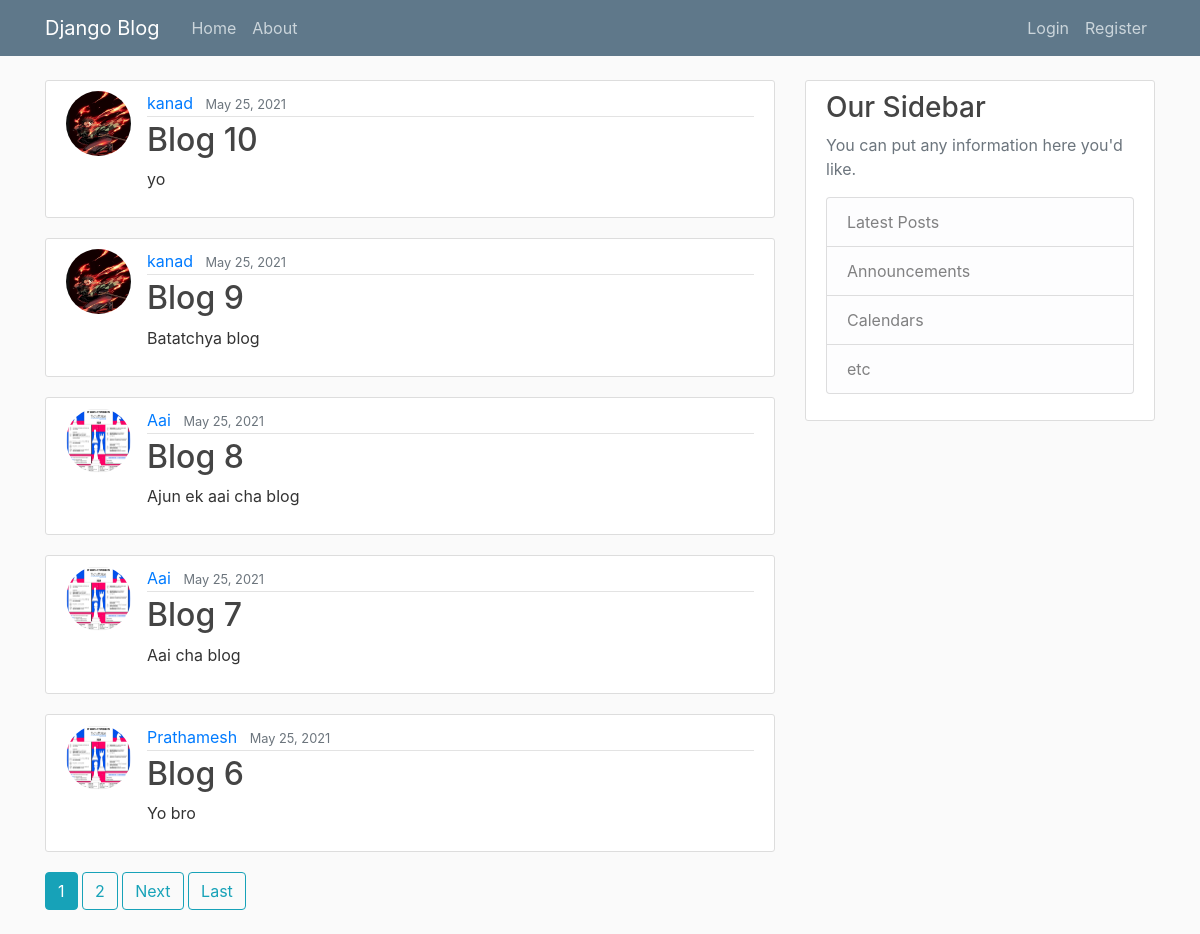
The page / on the database its author committed.
### blog/models.py (models this page shows, shortened)
class Post(models.Model):
    title = models.CharField(max_length = 100)
    content = models.TextField()
    date_posted = models.DateTimeField(default = timezone.now)
    author = models.ForeignKey(User, on_delete = models.CASCADE)

### users/models.py (models this page shows, shortened)
class Profile(models.Model):
    user = models.OneToOneField(User,on_delete=models.CASCADE)
    image = models.ImageField(default = 'default.jpg',upload_to = 'profile_pics')

### blog/views.py (the view)
# urls.py: path('', PostListView.as_view(), name = 'blog-home'),
class PostListView(ListView):
    model = Post
    template_name = 'blog/home.html'
    context_object_name = 'posts'
    ordering = ['-date_posted']   #This is for ordering by latest posted.
    paginate_by = 5 #Create pages for the webpage so that too much content is not their on one page, here 5 posts per page

### blog/templates/blog/home.html (shortened to what this page needs)
{% extends "blog/base.html" %}
{% block content %}
    {% for post in posts %}
        <article class="media content-section">
            <img class = "rounded-circle article-img" src = "{{ post.author.profile.image.url }}">
            <div class="media-body">
                <div class="article-metadata">
                    <a class="mr-2" href="{% url 'user-posts' post.author.username %}">{{ post.author }}</a>
                    <small class="text-muted">{{ post.date_posted|date:"F d, Y" }}</small>
                </div>
                <h2><a class="article-title" href="{% url 'post-detail' post.id %}">{{ post.title }}</a></h2>
                <p class="article-content">{{ post.content }}</p>
            </div>
        </article>
    {% endfor %}
    {% if is_paginated %}
        {% for num in page_obj.paginator.page_range %}
            {% if page_obj.number == num %}
                <a class = "btn btn-info mb-4" href = "?page={{ num }}">{{ num }}</a>
            {% elif num > page_obj.number|add:'-3' and num < page_obj.number|add:'3' %}
                <a class = "btn btn-outline-info mb-4" href = "?page={{ num }}">{{ num }}</a>
            {% endif %}
        {% endfor %}
        {% if page_obj.has_next %}
            <a class = "btn btn-outline-info mb-4" href = "?page={{ page_obj.next_page_number }}">Next</a>
            <a class = "btn btn-outline-info mb-4" href = "?page={{ page_obj.paginator.num_pages }}">Last</a>
        {% endif %}
    {% endif %}
{% endblock content %}

### blog/templates/blog/base.html (shortened to what this page needs)
{% load static %}
<!DOCTYPE html>
<html>
    <head>
        <link rel="stylesheet" href="https://stackpath.bootstrapcdn.com/bootstrap/4.1.3/css/bootstrap.min.css">
        <link rel = "stylesheet" type = "text/css" href = "{% static 'blog/main.css' %}">
    </head>
    <body>
        <header class="site-header">
            <nav class="navbar navbar-expand-md navbar-dark bg-steel fixed-top">
                <div class="container">
                    <a class="navbar-brand mr-4" href="{% url 'blog-home' %}">Django Blog</a>
                    <div class="collapse navbar-collapse" id="navbarToggle">
                        <div class="navbar-nav mr-auto">
                            <a class="nav-item nav-link" href="{% url 'blog-home' %}">Home</a>
                            <a class="nav-item nav-link" href="{% url 'blog-about' %}">About</a>
                        </div>
                        <div class="navbar-nav">
                            {% if user.is_authenticated %}
                                <a class="nav-item nav-link" href="{% url 'profile' %}">Profile</a>
                                <a class="nav-item nav-link" href="{% url 'post-create' %}">New Post</a>
                                <a class="nav-item nav-link" href="{% url 'logout' %}">Logout</a>
                            {% else %}
                                <a class="nav-item nav-link" href="{% url 'login' %}">Login</a>
                                <a class="nav-item nav-link" href="{% url 'register' %}">Register</a>
                            {% endif %}
                        </div>
                    </div>
                </div>
            </nav>
        </header>
        <main role="main" class="container">
            <div class="row">
                <div class="col-md-8">
                    {% block content %}{% endblock %}
                </div>
                <div class="col-md-4">
                    <div class="content-section">
                        <h3>Our Sidebar</h3>
                        <p class='text-muted'>You can put any information here you'd like.
                            <ul class="list-group">
                                <li class="list-group-item list-group-item-light">Latest Posts</li>
                                <li class="list-group-item list-group-item-light">Announcements</li>
                                <li class="list-group-item list-group-item-light">Calendars</li>
                                <li class="list-group-item list-group-item-light">etc</li>
                            </ul>
                        </p>
                    </div>
                </div>
            </div>
        </main>
    </body>
</html>

### blog/static/blog/main.css (style rules this page uses)
body { background: #fafafa; color: #333333; margin-top: 5rem; }
h1, h2, h3, h4, h5, h6 { color: #444444; }
ul { margin: 0; }
.bg-steel { background-color: #5f788a; }
.site-header .navbar-nav .nav-link { color: #cbd5db; }
.content-section { background: #ffffff; padding: 10px 20px; border: 1px solid #dddddd; border-radius: 3px; margin-bottom: 20px; }
.article-title { color: #444444; }
.article-content { white-space: pre-line; }
.article-img { height: 65px; width: 65px; margin-right: 16px; }
.article-metadata { padding-bottom: 1px; margin-bottom: 4px; border-bottom: 1px solid #e3e3e3 }

### rows shown on the page
Post: author.profile.image (placeholder picture), author "kanad", date_posted "May 25, 2021", title "Blog 10", content "yo"
Post: author.profile.image (placeholder picture), author "kanad", date_posted "May 25, 2021", title "Blog 9", content "Batatchya blog"
Post: author.profile.image (picture), author "Aai", date_posted "May 25, 2021", title "Blog 8", content "Ajun ek aai cha blog"
Post: author.profile.image (picture), author "Aai", date_posted "May 25, 2021", title "Blog 7", content "Aai cha blog"
Post: author.profile.image (picture), author "Prathamesh", date_posted "May 25, 2021", title "Blog 6", content "Yo bro"

### other values the page prints
{{ num }} "1"
{{ num }} "2"
